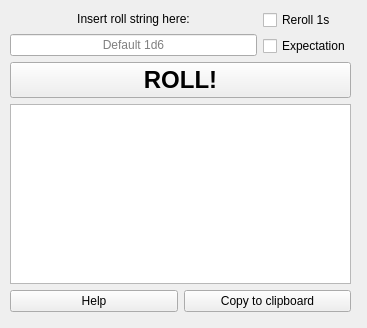
<?xml version="1.0" encoding="UTF-8"?>
<ui version="4.0">
 <class>DiceRoller</class>
 <widget class="QWidget" name="DiceRoller">
  <property name="geometry">
   <rect>
    <x>0</x>
    <y>0</y>
    <width>367</width>
    <height>328</height>
   </rect>
  </property>
  <property name="windowTitle">
   <string>DiceRoller</string>
  </property>
  <property name="windowIcon">
   <iconset resource="../resources/diceroller.qrc">
    <normaloff>:/icons/dice_original.png</normaloff>:/icons/dice_original.png</iconset>
  </property>
  <widget class="QWidget" name="layoutWidget">
   <property name="geometry">
    <rect>
     <x>10</x>
     <y>10</y>
     <width>341</width>
     <height>302</height>
    </rect>
   </property>
   <layout class="QVBoxLayout" name="verticalLayout_3">
    <item>
     <layout class="QHBoxLayout" name="horizontalLayout">
      <item>
       <layout class="QVBoxLayout" name="verticalLayout_2">
        <item>
         <widget class="QLabel" name="stringLabel">
          <property name="text">
           <string>Insert roll string here:</string>
          </property>
          <property name="alignment">
           <set>Qt::AlignCenter</set>
          </property>
         </widget>
        </item>
        <item>
         <widget class="QLineEdit" name="Rollstring">
          <property name="toolTip">
           <string>&lt;html&gt;&lt;head/&gt;&lt;body&gt;&lt;p&gt;Format it as [&lt;span style=&quot; font-style:italic;&quot;&gt;Repetitions&lt;/span&gt;]x[&lt;span style=&quot; font-style:italic;&quot;&gt;Number&lt;/span&gt;]d[&lt;span style=&quot; font-style:italic;&quot;&gt;Sides&lt;/span&gt;]+[&lt;span style=&quot; font-style:italic;&quot;&gt;Modifier&lt;/span&gt;]&lt;/p&gt;&lt;/body&gt;&lt;/html&gt;</string>
          </property>
          <property name="alignment">
           <set>Qt::AlignCenter</set>
          </property>
          <property name="placeholderText">
           <string>Default 1d6</string>
          </property>
         </widget>
        </item>
       </layout>
      </item>
      <item>
       <layout class="QVBoxLayout" name="verticalLayout">
        <item>
         <widget class="QCheckBox" name="rerollButton">
          <property name="text">
           <string>Reroll 1s</string>
          </property>
         </widget>
        </item>
        <item>
         <widget class="QCheckBox" name="expectationButton">
          <property name="text">
           <string>Expectation</string>
          </property>
         </widget>
        </item>
       </layout>
      </item>
     </layout>
    </item>
    <item>
     <widget class="QPushButton" name="rollButton">
      <property name="font">
       <font>
        <pointsize>18</pointsize>
        <weight>75</weight>
        <bold>true</bold>
       </font>
      </property>
      <property name="focusPolicy">
       <enum>Qt::StrongFocus</enum>
      </property>
      <property name="toolTipDuration">
       <number>0</number>
      </property>
      <property name="text">
       <string>ROLL!</string>
      </property>
      <property name="icon">
       <iconset resource="../resources/diceroller.qrc">
        <normaloff>:/icons/dice_original.png</normaloff>:/icons/dice_original.png</iconset>
      </property>
      <property name="iconSize">
       <size>
        <width>28</width>
        <height>28</height>
       </size>
      </property>
     </widget>
    </item>
    <item>
     <widget class="QTextBrowser" name="result">
      <property name="font">
       <font>
        <pointsize>14</pointsize>
       </font>
      </property>
      <property name="html">
       <string>&lt;!DOCTYPE HTML PUBLIC &quot;-//W3C//DTD HTML 4.0//EN&quot; &quot;http://www.w3.org/TR/REC-html40/strict.dtd&quot;&gt;
&lt;html&gt;&lt;head&gt;&lt;meta name=&quot;qrichtext&quot; content=&quot;1&quot; /&gt;&lt;style type=&quot;text/css&quot;&gt;
p, li { white-space: pre-wrap; }
&lt;/style&gt;&lt;/head&gt;&lt;body style=&quot; font-family:'Fira Sans Book'; font-size:14pt; font-weight:232; font-style:normal;&quot;&gt;
&lt;p align=&quot;center&quot; style=&quot;-qt-paragraph-type:empty; margin-top:0px; margin-bottom:0px; margin-left:0px; margin-right:0px; -qt-block-indent:0; text-indent:0px; font-family:'SF Pro Text'; font-weight:400;&quot;&gt;&lt;br /&gt;&lt;/p&gt;
&lt;p align=&quot;center&quot; style=&quot;-qt-paragraph-type:empty; margin-top:0px; margin-bottom:0px; margin-left:0px; margin-right:0px; -qt-block-indent:0; text-indent:0px; font-family:'SF Pro Text'; font-weight:400;&quot;&gt;&lt;br /&gt;&lt;/p&gt;&lt;/body&gt;&lt;/html&gt;</string>
      </property>
      <property name="placeholderText">
       <string>Result</string>
      </property>
     </widget>
    </item>
    <item>
     <layout class="QHBoxLayout" name="horizontalLayout_7">
      <item>
       <widget class="QPushButton" name="helpButton">
        <property name="text">
         <string>Help</string>
        </property>
       </widget>
      </item>
      <item>
       <widget class="QPushButton" name="copyButton">
        <property name="text">
         <string>Copy to clipboard</string>
        </property>
       </widget>
      </item>
     </layout>
    </item>
   </layout>
  </widget>
 </widget>
 <resources>
  <include location="../resources/diceroller.qrc"/>
 </resources>
 <connections/>
</ui>
